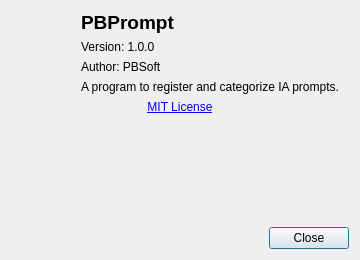
<?xml version="1.0" encoding="UTF-8"?>
<ui version="4.0">
 <class>AboutDialog</class>
 <widget class="QDialog" name="AboutDialog">
  <property name="geometry">
   <rect>
    <x>0</x>
    <y>0</y>
    <width>360</width>
    <height>260</height>
   </rect>
  </property>
  <property name="windowTitle">
   <string>About PBPrompt</string>
  </property>
  <property name="modal">
   <bool>true</bool>
  </property>
  <layout class="QVBoxLayout" name="verticalLayout">
   <item>
    <layout class="QHBoxLayout" name="headerLayout">
     <item>
      <widget class="QLabel" name="iconLabel">
       <property name="minimumSize">
        <size>
         <width>64</width>
         <height>64</height>
        </size>
       </property>
       <property name="maximumSize">
        <size>
         <width>64</width>
         <height>64</height>
        </size>
       </property>
       <property name="text">
        <string/>
       </property>
       <property name="alignment">
        <set>Qt::AlignCenter</set>
       </property>
      </widget>
     </item>
     <item>
      <layout class="QVBoxLayout" name="infoLayout">
       <item>
        <widget class="QLabel" name="appNameLabel">
         <property name="text">
          <string>PBPrompt</string>
         </property>
         <property name="font">
          <font>
           <pointsize>14</pointsize>
           <bold>true</bold>
          </font>
         </property>
        </widget>
       </item>
       <item>
        <widget class="QLabel" name="versionLabel">
         <property name="text">
          <string>Version: 1.0.0</string>
         </property>
        </widget>
       </item>
       <item>
        <widget class="QLabel" name="authorLabel">
         <property name="text">
          <string>Author: PBSoft</string>
         </property>
        </widget>
       </item>
       <item>
        <widget class="QLabel" name="descriptionLabel">
         <property name="text">
          <string>A program to register and categorize IA prompts.</string>
         </property>
         <property name="wordWrap">
          <bool>true</bool>
         </property>
        </widget>
       </item>
      </layout>
     </item>
    </layout>
   </item>
   <item>
    <widget class="QLabel" name="licenseLabel">
     <property name="text">
      <string>&lt;a href="https://opensource.org/licenses/MIT"&gt;MIT License&lt;/a&gt;</string>
     </property>
     <property name="openExternalLinks">
      <bool>true</bool>
     </property>
     <property name="alignment">
      <set>Qt::AlignCenter</set>
     </property>
    </widget>
   </item>
   <item>
    <spacer name="verticalSpacer">
     <property name="orientation">
      <enum>Qt::Vertical</enum>
     </property>
     <property name="sizeHint" stdset="0">
      <size>
       <width>20</width>
       <height>10</height>
      </size>
     </property>
    </spacer>
   </item>
   <item>
    <widget class="QDialogButtonBox" name="buttonBox">
     <property name="orientation">
      <enum>Qt::Horizontal</enum>
     </property>
     <property name="standardButtons">
      <set>QDialogButtonBox::Close</set>
     </property>
    </widget>
   </item>
  </layout>
 </widget>
 <resources/>
 <connections>
  <connection>
   <sender>buttonBox</sender>
   <signal>rejected()</signal>
   <receiver>AboutDialog</receiver>
   <slot>reject()</slot>
  </connection>
 </connections>
</ui>
